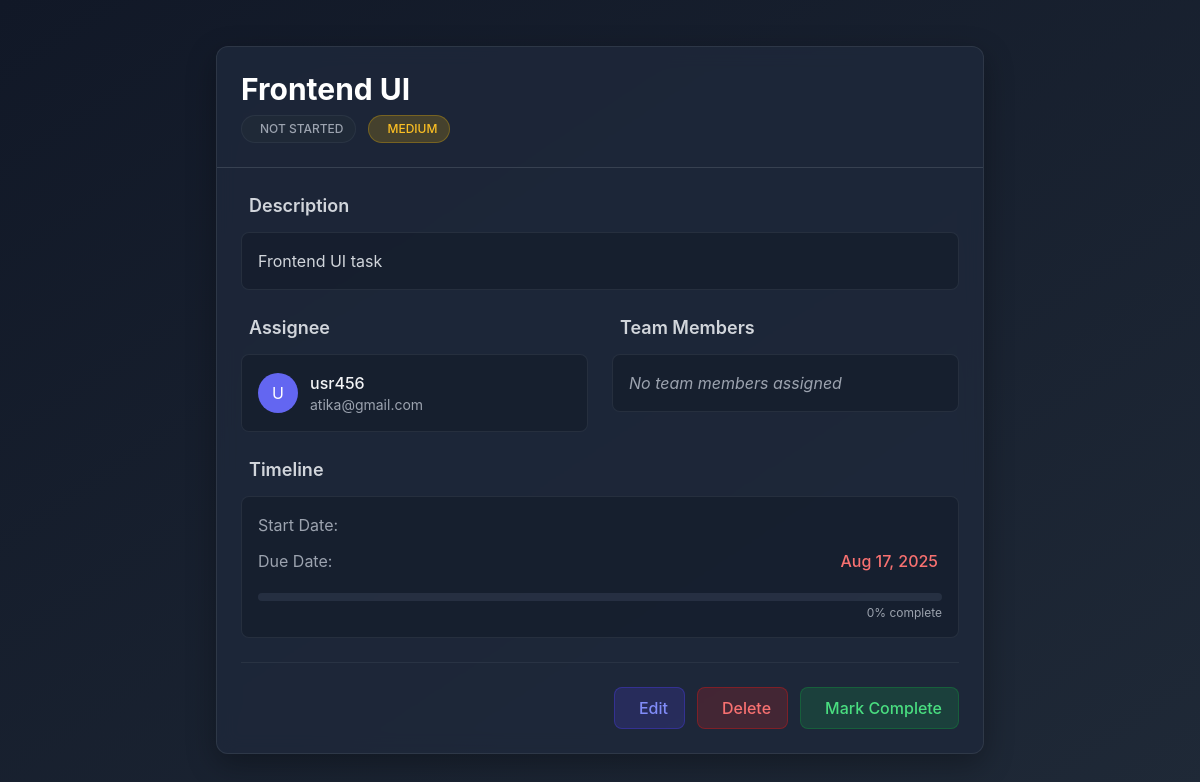
Before: /tasks/task/42/ (signed in) with the older database file.
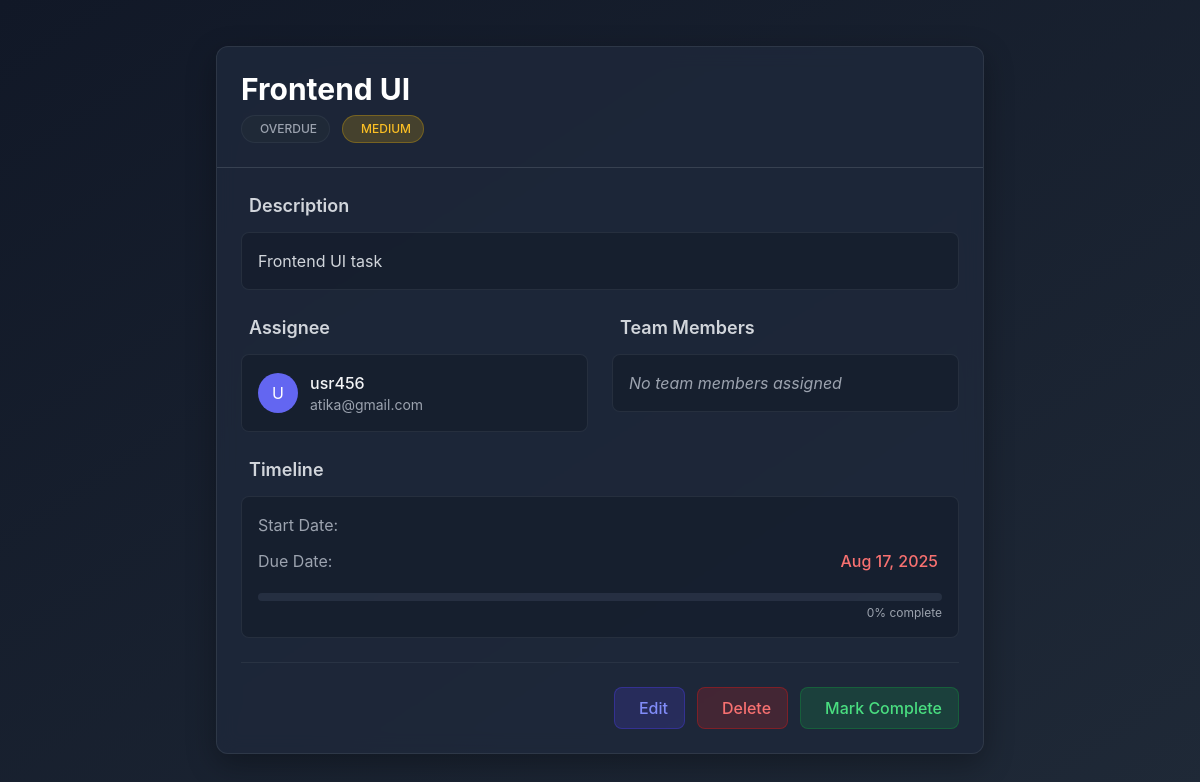
After: the same page with the newer database file.
### tasks/models.py (models this page shows, shortened)
class Task(models.Model):
    STATUS_CHOICES = [
        ('not_started', 'Not Started'),
        ('in_progress', 'In Progress'),
        ('completed', 'Completed'),
        ('overdue', 'Overdue'),
    ]
    PRIORITY_CHOICES = [
        ('low', 'Low'),
        ('medium', 'Medium'),
        ('high', 'High'),
        ('critical', 'Critical'),
    ]
    project = models.ForeignKey(
        Project,
        on_delete=models.CASCADE,
        related_name="tasks_from_tasks_app",
    )
    title = models.CharField(max_length=255)
    description = models.TextField()
    team_members = models.ManyToManyField(
        settings.AUTH_USER_MODEL,
        blank=True,
        related_name='task_team_members'
    )
    assignee = models.ForeignKey(
        settings.AUTH_USER_MODEL,
        on_delete=models.SET_NULL,
        null=True,
        blank=True,
        related_name='assigned_tasks'
    )
    start_date = models.DateField(null=True, blank=True)
    due_date = models.DateTimeField(null=True, blank=True)
    status = models.CharField(max_length=20, choices=STATUS_CHOICES, default='not_started')
    priority = models.CharField(max_length=10, choices=PRIORITY_CHOICES, default='low')
    progress = models.PositiveIntegerField(default=0)
    commands = models.TextField(blank=True, null=True)
    created_at = models.DateTimeField(auto_now_add=True)
    @property
    def is_overdue(self):
        return self.due_date and self.due_date < timezone.now() and self.status != 'completed'

### users/models.py (models this page shows, shortened)
class CustomUser(AbstractUser):
    user_id = models.AutoField(primary_key=True)
    preference_field_1 = models.CharField(max_length=100, blank=True, null=True)
    preference_field_2 = models.CharField(max_length=100, blank=True, null=True)
    created_at = models.DateTimeField(auto_now_add=True)
    updated_at = models.DateTimeField(auto_now=True)
    email = models.EmailField(unique=True)
    notifications_enabled = models.BooleanField(default=True)
    expertise = models.CharField(max_length=255, blank=True, null=True)
    ROLE_CHOICES = (
        ('admin', 'Admin'),
        ('manager', 'Project Manager'),
        ('user', 'User'),
    )
    role = models.CharField(max_length=20, choices=ROLE_CHOICES, default='user')
    USERNAME_FIELD = 'username'
    REQUIRED_FIELDS = ['email']
    objects = CustomUserManager()

### tasks/views.py (the view)
# urls.py: path('task/<int:pk>/', views.task_detail, name='task_detail'),
@login_required
def task_detail(request, pk):
    task = get_object_or_404(Task, pk=pk)
    return render(request, 'tasks/task_detail.html', {'task': task})

### users/context_processors.py (called while the page is built)
def user_roles(request):
    user = request.user
    is_admin = False
    if user.is_authenticated:
        user_groups = user.groups.values_list('name', flat=True)
        is_admin = 'Admin' in user_groups
    return {
        'is_admin': is_admin
    }

### tasks/templates/tasks/task_detail.html (shortened to what the changed rows need)
{% load static %}
<!DOCTYPE html>
<html lang="en">
<head>
    <script src="https://cdn.tailwindcss.com" nonce="{{ request.csp_nonce }}"></script>
    <link rel="stylesheet" href="https://cdnjs.cloudflare.com/ajax/libs/font-awesome/6.4.0/css/all.min.css">
</head>
<body class="bg-gradient-to-br from-gray-900 to-gray-800 text-gray-100 font-['Inter'] min-h-screen flex justify-center items-center p-4">
<div class="glass-card w-full max-w-3xl rounded-xl overflow-hidden">
    <div class="border-b border-gray-700 p-6">
        <div class="flex justify-between items-start">
            <div>
                <h1 class="text-2xl md:text-3xl font-bold text-white">{{ task.title|escape }}</h1>
                <div class="flex items-center mt-2 space-x-3">
                    <span class="status-badge {% if task.status == 'completed' %}bg-green-900/30 text-green-300 border border-green-700/50
                                          {% elif task.status == 'in_progress' %}bg-blue-900/30 text-blue-300 border border-blue-700/50
                                          {% else %}bg-gray-800 text-gray-400 border border-gray-700/50{% endif %}">
                        {{ task.get_status_display|escape }}
                    </span>
                    <span class="status-badge {% if task.priority == 'high' %}priority-high
                                          {% elif task.priority == 'medium' %}priority-medium
                                          {% else %}priority-low{% endif %}">
                        {{ task.get_priority_display|escape }}
                    </span>
                </div>
            </div>
        </div>
    </div>
    <div class="p-6 space-y-6">
        <div>
            <h2 class="text-lg font-semibold text-gray-300 mb-3 flex items-center">
                Description
            </h2>
            <div class="bg-gray-900/50 p-4 rounded-lg border border-gray-700/50">
                <p class="text-gray-300">{{ task.description|default:"No description provided"|escape|linebreaksbr }}</p>
            </div>
        </div>
        <div class="grid md:grid-cols-2 gap-6">
            <div>
                <h2 class="text-lg font-semibold text-gray-300 mb-3 flex items-center">
                    Assignee
                </h2>
                <div class="flex items-center space-x-3 bg-gray-900/50 p-4 rounded-lg border border-gray-700/50">
                    {% if task.assignee %}
                    <div class="w-10 h-10 rounded-full bg-indigo-500 flex items-center justify-center text-white">
                        {{ task.assignee.username|slice:":1"|upper }}
                    </div>
                    <div>
                        <p class="font-medium">{{ task.assignee.get_full_name|default:task.assignee.username }}</p>
                        <p class="text-sm text-gray-400">{{ task.assignee.email }}</p>
                    </div>
                    {% else %}
                    <div class="text-gray-400 italic">Unassigned</div>
                    {% endif %}
                </div>
            </div>
            <div>
                <h2 class="text-lg font-semibold text-gray-300 mb-3 flex items-center">
                    Team Members
                </h2>
            </div>
        </div>
        <div>
            <h2 class="text-lg font-semibold text-gray-300 mb-3 flex items-center">
                Timeline
            </h2>
            <div class="bg-gray-900/50 p-4 rounded-lg border border-gray-700/50 space-y-3">
                <div class="flex justify-between">
                    <span class="text-gray-400">Due Date:</span>
                    <span class="font-medium {% if task.is_overdue %}text-red-400{% endif %}">
                        {{ task.due_date|date:"M d, Y" }}
                    </span>
                </div>
                <div class="pt-2">
                    <div class="progress-bar">
                    </div>
                    <p class="text-xs text-gray-400 mt-1 text-right">{{ task.progress }}% complete</p>
                </div>
            </div>
        </div>
    </div>
</div>
</body>
</html>

Changed rows visible on the page:
changed Task "Frontend UI": status "NOT STARTED" → "OVERDUE"
